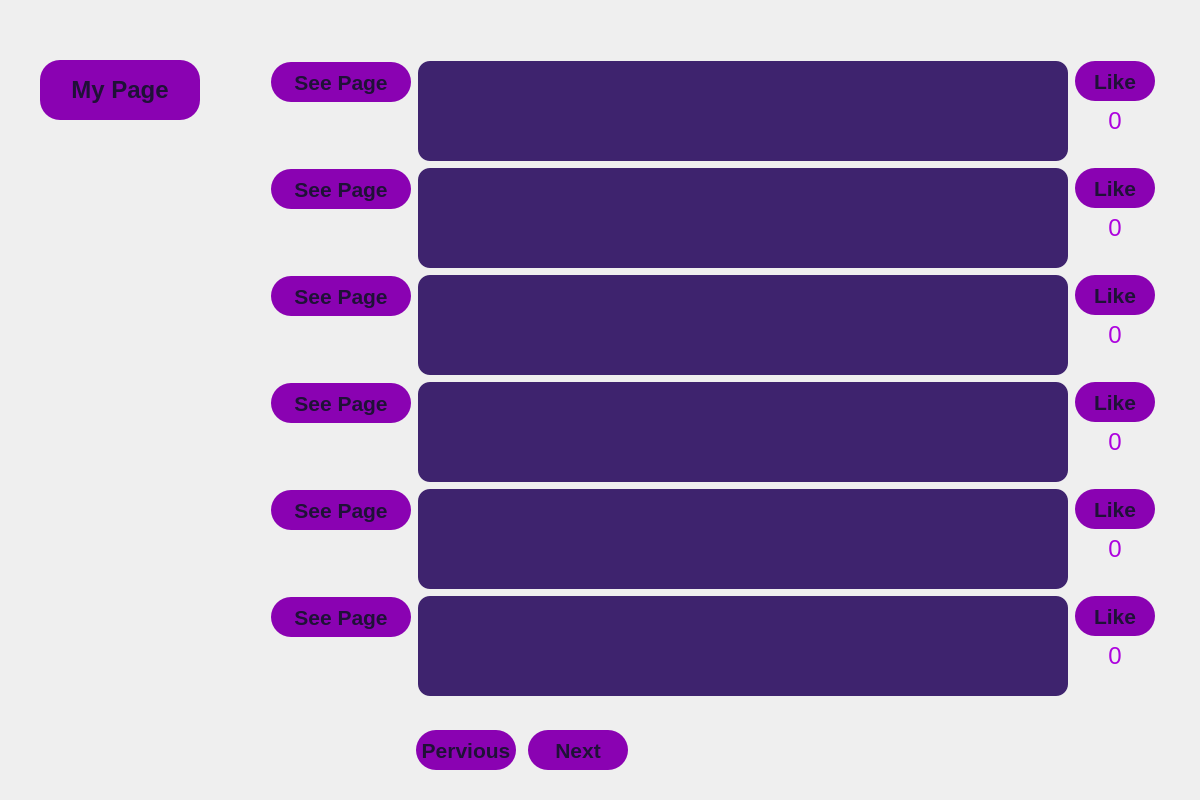
<?xml version="1.0" encoding="UTF-8"?>
<ui version="4.0">
 <class>explorer</class>
 <widget class="QWidget" name="explorer">
  <property name="geometry">
   <rect>
    <x>0</x>
    <y>0</y>
    <width>1200</width>
    <height>800</height>
   </rect>
  </property>
  <property name="minimumSize">
   <size>
    <width>1200</width>
    <height>800</height>
   </size>
  </property>
  <property name="maximumSize">
   <size>
    <width>16777215</width>
    <height>16777215</height>
   </size>
  </property>
  <property name="windowTitle">
   <string>Explorer</string>
  </property>
  <property name="styleSheet">
   <string notr="true">explorer
{
	background-color:#0a0612;
}
QPushButton
{
	background-color:#8a02b2;
	color:#1f1137;
	border-radius:20px;
}
QPushButton:hover
{
	background-color:#341d5c;
	color: #ffffff;
}
QLabel
{
	color:#ad03de;
}
QLineEdit
{
	background-color:#673ab7;
	color:#ffffff;
	border-radius:16px;
}
QLineEdit:hover
{
	background-color:#5d34a5;
}
QPlainTextEdit
{
	color:#ffffff;
	background-color:#3e236e;
	border-radius:12px;
}</string>
  </property>
  <widget class="QWidget" name="gridLayoutWidget">
   <property name="geometry">
    <rect>
     <x>270</x>
     <y>60</y>
     <width>888</width>
     <height>641</height>
    </rect>
   </property>
   <layout class="QGridLayout" name="gridLayout">
    <item row="2" column="1">
     <widget class="QPlainTextEdit" name="pte_post3">
      <property name="minimumSize">
       <size>
        <width>650</width>
        <height>100</height>
       </size>
      </property>
      <property name="maximumSize">
       <size>
        <width>650</width>
        <height>100</height>
       </size>
      </property>
      <property name="font">
       <font>
        <pointsize>18</pointsize>
       </font>
      </property>
      <property name="readOnly">
       <bool>true</bool>
      </property>
     </widget>
    </item>
    <item row="3" column="1">
     <widget class="QPlainTextEdit" name="pte_post4">
      <property name="minimumSize">
       <size>
        <width>650</width>
        <height>100</height>
       </size>
      </property>
      <property name="maximumSize">
       <size>
        <width>650</width>
        <height>100</height>
       </size>
      </property>
      <property name="font">
       <font>
        <pointsize>18</pointsize>
       </font>
      </property>
      <property name="readOnly">
       <bool>true</bool>
      </property>
     </widget>
    </item>
    <item row="1" column="1">
     <widget class="QPlainTextEdit" name="pte_post2">
      <property name="minimumSize">
       <size>
        <width>650</width>
        <height>100</height>
       </size>
      </property>
      <property name="maximumSize">
       <size>
        <width>650</width>
        <height>100</height>
       </size>
      </property>
      <property name="font">
       <font>
        <pointsize>18</pointsize>
       </font>
      </property>
      <property name="readOnly">
       <bool>true</bool>
      </property>
     </widget>
    </item>
    <item row="5" column="1">
     <widget class="QPlainTextEdit" name="pte_post6">
      <property name="minimumSize">
       <size>
        <width>650</width>
        <height>100</height>
       </size>
      </property>
      <property name="maximumSize">
       <size>
        <width>650</width>
        <height>100</height>
       </size>
      </property>
      <property name="font">
       <font>
        <pointsize>18</pointsize>
       </font>
      </property>
      <property name="readOnly">
       <bool>true</bool>
      </property>
     </widget>
    </item>
    <item row="4" column="1">
     <widget class="QPlainTextEdit" name="pte_post5">
      <property name="minimumSize">
       <size>
        <width>650</width>
        <height>100</height>
       </size>
      </property>
      <property name="maximumSize">
       <size>
        <width>650</width>
        <height>100</height>
       </size>
      </property>
      <property name="font">
       <font>
        <pointsize>18</pointsize>
       </font>
      </property>
      <property name="readOnly">
       <bool>true</bool>
      </property>
     </widget>
    </item>
    <item row="0" column="1">
     <widget class="QPlainTextEdit" name="pte_post1">
      <property name="minimumSize">
       <size>
        <width>650</width>
        <height>100</height>
       </size>
      </property>
      <property name="maximumSize">
       <size>
        <width>650</width>
        <height>100</height>
       </size>
      </property>
      <property name="font">
       <font>
        <pointsize>18</pointsize>
       </font>
      </property>
      <property name="readOnly">
       <bool>true</bool>
      </property>
     </widget>
    </item>
    <item row="0" column="2">
     <layout class="QVBoxLayout" name="verticalLayout1">
      <property name="spacing">
       <number>0</number>
      </property>
      <property name="bottomMargin">
       <number>20</number>
      </property>
      <item>
       <widget class="QPushButton" name="btn_like1">
        <property name="minimumSize">
         <size>
          <width>80</width>
          <height>40</height>
         </size>
        </property>
        <property name="maximumSize">
         <size>
          <width>80</width>
          <height>40</height>
         </size>
        </property>
        <property name="font">
         <font>
          <pointsize>16</pointsize>
          <weight>75</weight>
          <bold>true</bold>
         </font>
        </property>
        <property name="text">
         <string>Like</string>
        </property>
       </widget>
      </item>
      <item>
       <widget class="QLabel" name="label_numberlike1">
        <property name="minimumSize">
         <size>
          <width>80</width>
          <height>40</height>
         </size>
        </property>
        <property name="maximumSize">
         <size>
          <width>80</width>
          <height>40</height>
         </size>
        </property>
        <property name="font">
         <font>
          <pointsize>18</pointsize>
          <weight>50</weight>
          <bold>false</bold>
         </font>
        </property>
        <property name="text">
         <string>     0</string>
        </property>
       </widget>
      </item>
     </layout>
    </item>
    <item row="1" column="2">
     <layout class="QVBoxLayout" name="verticalLayout2">
      <property name="spacing">
       <number>0</number>
      </property>
      <property name="bottomMargin">
       <number>20</number>
      </property>
      <item>
       <widget class="QPushButton" name="btn_like2">
        <property name="minimumSize">
         <size>
          <width>80</width>
          <height>40</height>
         </size>
        </property>
        <property name="maximumSize">
         <size>
          <width>80</width>
          <height>40</height>
         </size>
        </property>
        <property name="font">
         <font>
          <pointsize>16</pointsize>
          <weight>75</weight>
          <bold>true</bold>
         </font>
        </property>
        <property name="text">
         <string>Like</string>
        </property>
       </widget>
      </item>
      <item>
       <widget class="QLabel" name="label_numberlike2">
        <property name="minimumSize">
         <size>
          <width>80</width>
          <height>40</height>
         </size>
        </property>
        <property name="maximumSize">
         <size>
          <width>80</width>
          <height>40</height>
         </size>
        </property>
        <property name="font">
         <font>
          <pointsize>18</pointsize>
         </font>
        </property>
        <property name="text">
         <string>     0</string>
        </property>
       </widget>
      </item>
     </layout>
    </item>
    <item row="2" column="2">
     <layout class="QVBoxLayout" name="verticalLayout3">
      <property name="spacing">
       <number>0</number>
      </property>
      <property name="bottomMargin">
       <number>20</number>
      </property>
      <item>
       <widget class="QPushButton" name="btn_like3">
        <property name="minimumSize">
         <size>
          <width>80</width>
          <height>40</height>
         </size>
        </property>
        <property name="maximumSize">
         <size>
          <width>80</width>
          <height>40</height>
         </size>
        </property>
        <property name="font">
         <font>
          <pointsize>16</pointsize>
          <weight>75</weight>
          <bold>true</bold>
         </font>
        </property>
        <property name="text">
         <string>Like</string>
        </property>
       </widget>
      </item>
      <item>
       <widget class="QLabel" name="label_numberlike3">
        <property name="minimumSize">
         <size>
          <width>80</width>
          <height>40</height>
         </size>
        </property>
        <property name="maximumSize">
         <size>
          <width>80</width>
          <height>40</height>
         </size>
        </property>
        <property name="font">
         <font>
          <pointsize>18</pointsize>
         </font>
        </property>
        <property name="text">
         <string>     0</string>
        </property>
       </widget>
      </item>
     </layout>
    </item>
    <item row="3" column="2">
     <layout class="QVBoxLayout" name="verticalLayout4">
      <property name="spacing">
       <number>0</number>
      </property>
      <property name="bottomMargin">
       <number>20</number>
      </property>
      <item>
       <widget class="QPushButton" name="btn_like4">
        <property name="minimumSize">
         <size>
          <width>80</width>
          <height>40</height>
         </size>
        </property>
        <property name="maximumSize">
         <size>
          <width>80</width>
          <height>40</height>
         </size>
        </property>
        <property name="font">
         <font>
          <pointsize>16</pointsize>
          <weight>75</weight>
          <bold>true</bold>
         </font>
        </property>
        <property name="text">
         <string>Like</string>
        </property>
       </widget>
      </item>
      <item>
       <widget class="QLabel" name="label_numberlike4">
        <property name="minimumSize">
         <size>
          <width>80</width>
          <height>40</height>
         </size>
        </property>
        <property name="maximumSize">
         <size>
          <width>80</width>
          <height>40</height>
         </size>
        </property>
        <property name="font">
         <font>
          <pointsize>18</pointsize>
         </font>
        </property>
        <property name="text">
         <string>     0</string>
        </property>
       </widget>
      </item>
     </layout>
    </item>
    <item row="4" column="2">
     <layout class="QVBoxLayout" name="verticalLayout5">
      <property name="spacing">
       <number>0</number>
      </property>
      <property name="bottomMargin">
       <number>20</number>
      </property>
      <item>
       <widget class="QPushButton" name="btn_like5">
        <property name="minimumSize">
         <size>
          <width>80</width>
          <height>40</height>
         </size>
        </property>
        <property name="maximumSize">
         <size>
          <width>80</width>
          <height>40</height>
         </size>
        </property>
        <property name="font">
         <font>
          <pointsize>16</pointsize>
          <weight>75</weight>
          <bold>true</bold>
         </font>
        </property>
        <property name="text">
         <string>Like</string>
        </property>
       </widget>
      </item>
      <item>
       <widget class="QLabel" name="label_numberlike5">
        <property name="minimumSize">
         <size>
          <width>80</width>
          <height>40</height>
         </size>
        </property>
        <property name="maximumSize">
         <size>
          <width>80</width>
          <height>40</height>
         </size>
        </property>
        <property name="font">
         <font>
          <pointsize>18</pointsize>
         </font>
        </property>
        <property name="text">
         <string>     0</string>
        </property>
       </widget>
      </item>
     </layout>
    </item>
    <item row="5" column="2">
     <layout class="QVBoxLayout" name="verticalLayout6">
      <property name="spacing">
       <number>0</number>
      </property>
      <property name="bottomMargin">
       <number>20</number>
      </property>
      <item>
       <widget class="QPushButton" name="btn_like6">
        <property name="minimumSize">
         <size>
          <width>80</width>
          <height>40</height>
         </size>
        </property>
        <property name="maximumSize">
         <size>
          <width>80</width>
          <height>40</height>
         </size>
        </property>
        <property name="font">
         <font>
          <pointsize>16</pointsize>
          <weight>75</weight>
          <bold>true</bold>
         </font>
        </property>
        <property name="text">
         <string>Like</string>
        </property>
       </widget>
      </item>
      <item>
       <widget class="QLabel" name="label_numberlike6">
        <property name="minimumSize">
         <size>
          <width>80</width>
          <height>40</height>
         </size>
        </property>
        <property name="maximumSize">
         <size>
          <width>80</width>
          <height>40</height>
         </size>
        </property>
        <property name="font">
         <font>
          <pointsize>18</pointsize>
         </font>
        </property>
        <property name="text">
         <string>     0</string>
        </property>
       </widget>
      </item>
     </layout>
    </item>
    <item row="0" column="0">
     <layout class="QVBoxLayout" name="verticalLayout">
      <item>
       <widget class="QPushButton" name="btn_seepage1">
        <property name="minimumSize">
         <size>
          <width>140</width>
          <height>40</height>
         </size>
        </property>
        <property name="maximumSize">
         <size>
          <width>140</width>
          <height>40</height>
         </size>
        </property>
        <property name="font">
         <font>
          <pointsize>16</pointsize>
          <weight>75</weight>
          <bold>true</bold>
         </font>
        </property>
        <property name="text">
         <string>See Page</string>
        </property>
       </widget>
      </item>
      <item>
       <widget class="QLabel" name="label_username1">
        <property name="minimumSize">
         <size>
          <width>140</width>
          <height>50</height>
         </size>
        </property>
        <property name="maximumSize">
         <size>
          <width>140</width>
          <height>50</height>
         </size>
        </property>
        <property name="font">
         <font>
          <pointsize>16</pointsize>
         </font>
        </property>
        <property name="text">
         <string/>
        </property>
       </widget>
      </item>
     </layout>
    </item>
    <item row="1" column="0">
     <layout class="QVBoxLayout" name="verticalLayout_2">
      <item>
       <widget class="QPushButton" name="btn_seepage2">
        <property name="minimumSize">
         <size>
          <width>140</width>
          <height>40</height>
         </size>
        </property>
        <property name="maximumSize">
         <size>
          <width>140</width>
          <height>40</height>
         </size>
        </property>
        <property name="font">
         <font>
          <pointsize>16</pointsize>
          <weight>75</weight>
          <bold>true</bold>
         </font>
        </property>
        <property name="text">
         <string>See Page</string>
        </property>
       </widget>
      </item>
      <item>
       <widget class="QLabel" name="label_username2">
        <property name="minimumSize">
         <size>
          <width>140</width>
          <height>50</height>
         </size>
        </property>
        <property name="maximumSize">
         <size>
          <width>140</width>
          <height>50</height>
         </size>
        </property>
        <property name="font">
         <font>
          <pointsize>16</pointsize>
         </font>
        </property>
        <property name="text">
         <string/>
        </property>
       </widget>
      </item>
     </layout>
    </item>
    <item row="2" column="0">
     <layout class="QVBoxLayout" name="verticalLayout_3">
      <item>
       <widget class="QPushButton" name="btn_seepage3">
        <property name="minimumSize">
         <size>
          <width>140</width>
          <height>40</height>
         </size>
        </property>
        <property name="maximumSize">
         <size>
          <width>140</width>
          <height>40</height>
         </size>
        </property>
        <property name="font">
         <font>
          <pointsize>16</pointsize>
          <weight>75</weight>
          <bold>true</bold>
         </font>
        </property>
        <property name="text">
         <string>See Page</string>
        </property>
       </widget>
      </item>
      <item>
       <widget class="QLabel" name="label_username3">
        <property name="minimumSize">
         <size>
          <width>140</width>
          <height>50</height>
         </size>
        </property>
        <property name="maximumSize">
         <size>
          <width>140</width>
          <height>50</height>
         </size>
        </property>
        <property name="font">
         <font>
          <pointsize>16</pointsize>
         </font>
        </property>
        <property name="text">
         <string/>
        </property>
       </widget>
      </item>
     </layout>
    </item>
    <item row="3" column="0">
     <layout class="QVBoxLayout" name="verticalLayout_4">
      <item>
       <widget class="QPushButton" name="btn_seepage4">
        <property name="minimumSize">
         <size>
          <width>140</width>
          <height>40</height>
         </size>
        </property>
        <property name="maximumSize">
         <size>
          <width>140</width>
          <height>40</height>
         </size>
        </property>
        <property name="font">
         <font>
          <pointsize>16</pointsize>
          <weight>75</weight>
          <bold>true</bold>
         </font>
        </property>
        <property name="text">
         <string>See Page</string>
        </property>
       </widget>
      </item>
      <item>
       <widget class="QLabel" name="label_username4">
        <property name="minimumSize">
         <size>
          <width>140</width>
          <height>50</height>
         </size>
        </property>
        <property name="maximumSize">
         <size>
          <width>140</width>
          <height>50</height>
         </size>
        </property>
        <property name="font">
         <font>
          <pointsize>16</pointsize>
         </font>
        </property>
        <property name="text">
         <string/>
        </property>
       </widget>
      </item>
     </layout>
    </item>
    <item row="4" column="0">
     <layout class="QVBoxLayout" name="verticalLayout_5">
      <item>
       <widget class="QPushButton" name="btn_seepage5">
        <property name="minimumSize">
         <size>
          <width>140</width>
          <height>40</height>
         </size>
        </property>
        <property name="maximumSize">
         <size>
          <width>140</width>
          <height>40</height>
         </size>
        </property>
        <property name="font">
         <font>
          <pointsize>16</pointsize>
          <weight>75</weight>
          <bold>true</bold>
         </font>
        </property>
        <property name="text">
         <string>See Page</string>
        </property>
       </widget>
      </item>
      <item>
       <widget class="QLabel" name="label_username5">
        <property name="minimumSize">
         <size>
          <width>140</width>
          <height>50</height>
         </size>
        </property>
        <property name="maximumSize">
         <size>
          <width>140</width>
          <height>50</height>
         </size>
        </property>
        <property name="font">
         <font>
          <pointsize>16</pointsize>
         </font>
        </property>
        <property name="text">
         <string/>
        </property>
       </widget>
      </item>
     </layout>
    </item>
    <item row="5" column="0">
     <layout class="QVBoxLayout" name="verticalLayout_6">
      <item>
       <widget class="QPushButton" name="btn_seepage6">
        <property name="minimumSize">
         <size>
          <width>140</width>
          <height>40</height>
         </size>
        </property>
        <property name="maximumSize">
         <size>
          <width>140</width>
          <height>40</height>
         </size>
        </property>
        <property name="font">
         <font>
          <pointsize>16</pointsize>
          <weight>75</weight>
          <bold>true</bold>
         </font>
        </property>
        <property name="text">
         <string>See Page</string>
        </property>
       </widget>
      </item>
      <item>
       <widget class="QLabel" name="label_username6">
        <property name="minimumSize">
         <size>
          <width>140</width>
          <height>50</height>
         </size>
        </property>
        <property name="maximumSize">
         <size>
          <width>140</width>
          <height>50</height>
         </size>
        </property>
        <property name="font">
         <font>
          <pointsize>16</pointsize>
         </font>
        </property>
        <property name="text">
         <string/>
        </property>
       </widget>
      </item>
     </layout>
    </item>
   </layout>
  </widget>
  <widget class="QWidget" name="horizontalLayoutWidget">
   <property name="geometry">
    <rect>
     <x>410</x>
     <y>720</y>
     <width>231</width>
     <height>61</height>
    </rect>
   </property>
   <layout class="QHBoxLayout" name="horizontalLayout">
    <property name="rightMargin">
     <number>6</number>
    </property>
    <item>
     <widget class="QPushButton" name="btn_pervious">
      <property name="minimumSize">
       <size>
        <width>100</width>
        <height>40</height>
       </size>
      </property>
      <property name="maximumSize">
       <size>
        <width>100</width>
        <height>40</height>
       </size>
      </property>
      <property name="font">
       <font>
        <pointsize>16</pointsize>
        <weight>75</weight>
        <bold>true</bold>
       </font>
      </property>
      <property name="text">
       <string>Pervious</string>
      </property>
     </widget>
    </item>
    <item>
     <widget class="QPushButton" name="btn_next">
      <property name="minimumSize">
       <size>
        <width>100</width>
        <height>40</height>
       </size>
      </property>
      <property name="maximumSize">
       <size>
        <width>100</width>
        <height>40</height>
       </size>
      </property>
      <property name="font">
       <font>
        <pointsize>16</pointsize>
        <weight>75</weight>
        <bold>true</bold>
       </font>
      </property>
      <property name="text">
       <string>Next</string>
      </property>
     </widget>
    </item>
   </layout>
  </widget>
  <widget class="QPushButton" name="btn_mypage">
   <property name="geometry">
    <rect>
     <x>40</x>
     <y>60</y>
     <width>160</width>
     <height>60</height>
    </rect>
   </property>
   <property name="minimumSize">
    <size>
     <width>160</width>
     <height>60</height>
    </size>
   </property>
   <property name="maximumSize">
    <size>
     <width>160</width>
     <height>60</height>
    </size>
   </property>
   <property name="font">
    <font>
     <pointsize>18</pointsize>
     <weight>75</weight>
     <bold>true</bold>
    </font>
   </property>
   <property name="text">
    <string>My Page</string>
   </property>
  </widget>
 </widget>
 <resources/>
 <connections/>
</ui>
